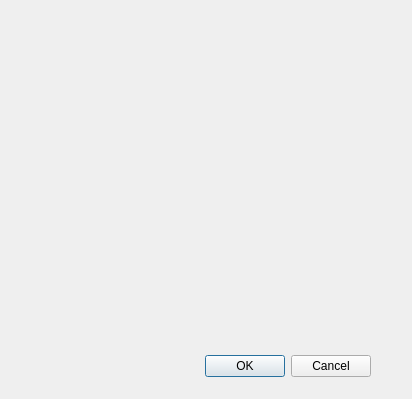
<?xml version="1.0" encoding="UTF-8"?>
<ui version="4.0">
 <class>LoadProfileDialog</class>
 <widget class="QDialog" name="LoadProfileDialog">
  <property name="geometry">
   <rect>
    <x>0</x>
    <y>0</y>
    <width>412</width>
    <height>399</height>
   </rect>
  </property>
  <property name="windowTitle">
   <string>Dialog</string>
  </property>
  <widget class="QDialogButtonBox" name="buttonBox">
   <property name="geometry">
    <rect>
     <x>30</x>
     <y>350</y>
     <width>341</width>
     <height>32</height>
    </rect>
   </property>
   <property name="orientation">
    <enum>Qt::Horizontal</enum>
   </property>
   <property name="standardButtons">
    <set>QDialogButtonBox::Cancel|QDialogButtonBox::Ok</set>
   </property>
   <property name="centerButtons">
    <bool>false</bool>
   </property>
  </widget>
  <widget class="QWidget" name="verticalLayoutWidget">
   <property name="geometry">
    <rect>
     <x>10</x>
     <y>10</y>
     <width>391</width>
     <height>381</height>
    </rect>
   </property>
   <layout class="QVBoxLayout" name="verticalLayout"/>
  </widget>
 </widget>
 <resources/>
 <connections>
  <connection>
   <sender>buttonBox</sender>
   <signal>accepted()</signal>
   <receiver>LoadProfileDialog</receiver>
   <slot>accept()</slot>
   <hints>
    <hint type="sourcelabel">
     <x>248</x>
     <y>254</y>
    </hint>
    <hint type="destinationlabel">
     <x>157</x>
     <y>274</y>
    </hint>
   </hints>
  </connection>
  <connection>
   <sender>buttonBox</sender>
   <signal>rejected()</signal>
   <receiver>LoadProfileDialog</receiver>
   <slot>reject()</slot>
   <hints>
    <hint type="sourcelabel">
     <x>316</x>
     <y>260</y>
    </hint>
    <hint type="destinationlabel">
     <x>286</x>
     <y>274</y>
    </hint>
   </hints>
  </connection>
 </connections>
</ui>
